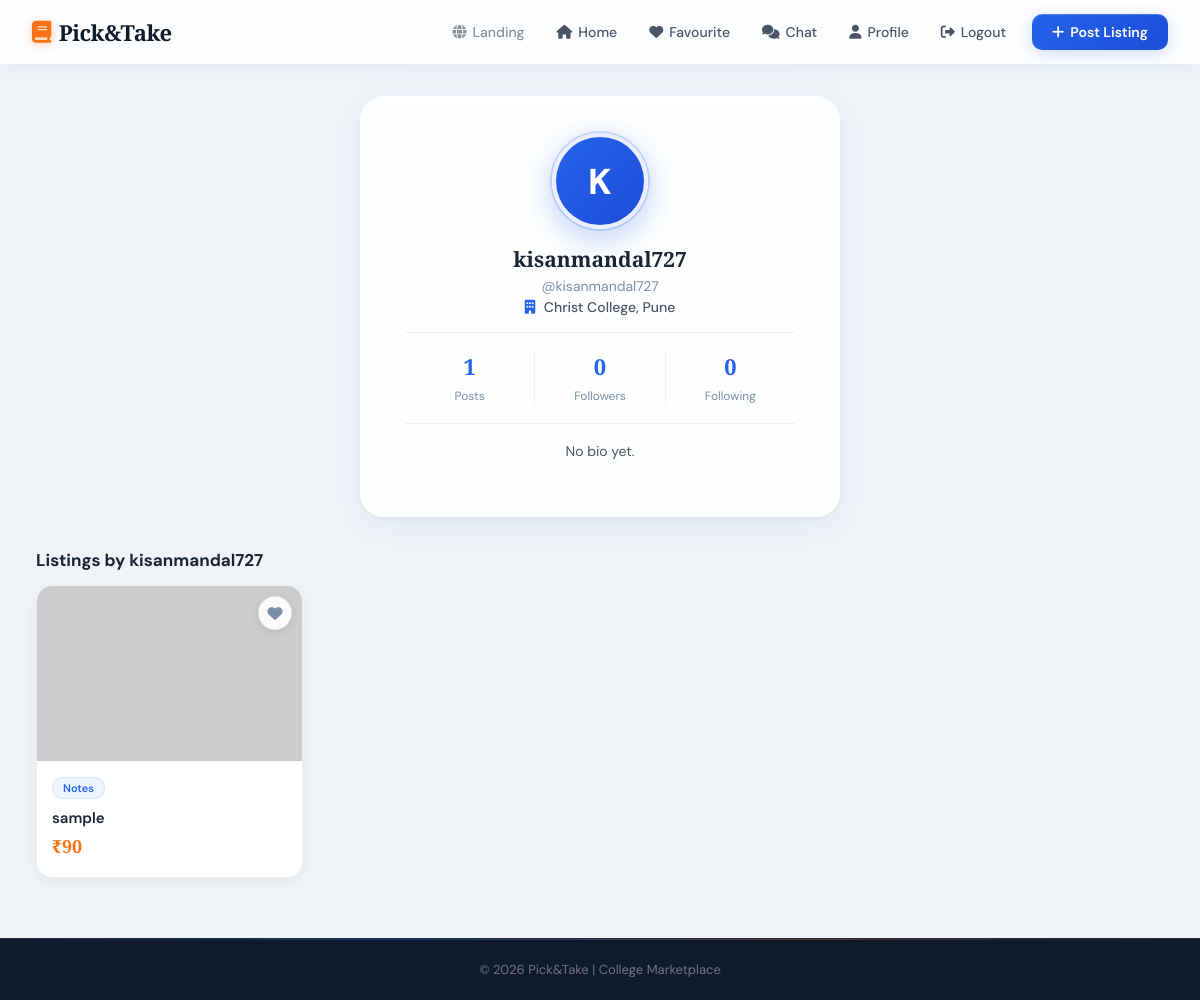
/user/kisanmandal727, run on the app's committed database.
### tables this page shows
CREATE TABLE users (
                id       INTEGER PRIMARY KEY,
                email    TEXT UNIQUE NOT NULL,
                password TEXT NOT NULL,
                name     TEXT,
                username TEXT,
                college  TEXT,
                bio      TEXT DEFAULT '',
                avatar   TEXT DEFAULT '',
                is_admin INTEGER DEFAULT 0,
                banned   INTEGER DEFAULT 0
            );

CREATE TABLE listings (
                id          TEXT PRIMARY KEY,
                title       TEXT NOT NULL,
                price       INTEGER DEFAULT 0,
                username    TEXT NOT NULL,
                image       TEXT DEFAULT '',
                category    TEXT NOT NULL,
                description TEXT DEFAULT '',
                pdf_file    TEXT DEFAULT '',
                sold        INTEGER DEFAULT 0,
                created_at  TIMESTAMP DEFAULT CURRENT_TIMESTAMP
            );

### app.py (the view)
@app.route("/user/<username>")
def public_profile(username):
    with get_db() as conn:
        cur = conn.cursor()
        cur.execute("SELECT * FROM users WHERE name=%s OR username=%s", (username, username))
        _u = cur.fetchone()
        user = dict(_u) if _u else None
        if not user:
            flash("User not found.", "error")
            return redirect(url_for("home"))
        cur.execute("SELECT * FROM listings WHERE username=%s ORDER BY created_at DESC", (username,))
        user_listings = [dict(r) for r in cur.fetchall()]
        cur.execute("SELECT COUNT(*) AS c FROM follows WHERE following=%s", (username,))
        follower_count = cur.fetchone()["c"]
        cur.execute("SELECT COUNT(*) AS c FROM follows WHERE follower=%s", (username,))
        following_count = cur.fetchone()["c"]
        fav_ids = []
        if "email" in session:
            cur.execute("SELECT listing_id FROM favourites WHERE user_email=%s", (session["email"],))
            fav_ids = [r["listing_id"] for r in cur.fetchall()]
        is_following = False
        if "name" in session:
            cur.execute("SELECT 1 FROM follows WHERE follower=%s AND following=%s",
                        (session["name"], username))
            is_following = bool(cur.fetchone())
    return render_template("public_profile.html", user=user, user_listings=user_listings,
                           follower_count=follower_count, following_count=following_count,
                           fav_ids=fav_ids, is_following=is_following,
                           is_own=session.get("name") == username)

### app.py (called while the page is built)
def get_db():
    if USE_POSTGRES:
        conn = psycopg2.connect(
            DATABASE_URL,
            cursor_factory=psycopg2.extras.RealDictCursor
        )
        return conn
    else:
        return SQLiteConnWrapper("picktake.db")

    def execute(self, sql, params=()):
        sql = sql.replace("%s", "?")
        self._cur.execute(sql, params)

    def fetchone(self):
        row = self._cur.fetchone()
        if row is None:
            return None
        cols = [d[0] for d in self._cur.description]
        return dict(zip(cols, row))

    def fetchall(self):
        rows = self._cur.fetchall()
        if not rows:
            return []
        cols = [d[0] for d in self._cur.description]
        return [dict(zip(cols, r)) for r in rows]

    def cursor(self):
        return SQLiteCursor(self._conn)

    def __enter__(self):
        return self

    def __exit__(self, *args):
        self._conn.commit()
        self._conn.close()

### templates/public_profile.html (shortened to what this page needs)
{% extends "base.html" %}
{% block extra_css %}
  <link rel="stylesheet" href="{{ url_for('static', filename='css/profile.css') }}">
{% endblock %}
{% block content %}
<div class="profile-container">
  <div class="profile-header">
    {% if user.avatar %}
      <img src="{{ user.avatar }}" class="profile-avatar-img"
           onerror="this.style.display='none';this.nextElementSibling.style.display='flex'">
      <div class="profile-avatar" style="display:none">{{ user.name[0]|upper }}</div>
    {% else %}
      <div class="profile-avatar">{{ user.name[0]|upper }}</div>
    {% endif %}
    <h2>{{ user.name }}</h2>
    <p class="email">@{{ user.username }}</p>
    <p class="college"><i class="fa fa-building"></i> {{ user.college or '—' }}</p>
    <div class="stats">
      <div><strong>{{ user_listings|length }}</strong><span>Posts</span></div>
      <div><strong id="fcount">{{ follower_count }}</strong><span>Followers</span></div>
      <div><strong>{{ following_count }}</strong><span>Following</span></div>
    </div>
    <p class="bio">{{ user.bio or 'No bio yet.' }}</p>
  </div>
  <h3 style="color:var(--text);font-size:17px;font-weight:700;margin:24px 0 14px;">
    Listings by {{ user.name }}
  </h3>
  {% if user_listings %}
    <div class="cards-grid">
      {% for l in user_listings %}
        <div class="card" data-id="{{ l.id }}"
             onclick="location.href='{{ url_for('listing_detail', listing_id=l.id) }}'">
          <div class="card-img">
            {% if l.image %}
              <img src="{{ l.image }}" alt="{{ l.title }}"
                   onerror="this.src='https://placehold.co/300x175/eff6ff/2563eb?text=No+Image'">
            {% else %}
              <img src="https://placehold.co/300x175/eff6ff/2563eb?text=No+Image" alt="{{ l.title }}">
            {% endif %}
            <i class="fa fa-heart fav-icon {% if l.id in fav_ids %}active{% endif %}"
               onclick="event.stopPropagation()"></i>
          </div>
          <div class="card-body">
            <span class="category-tag">{{ l.category }}</span>
            <h3>{{ l.title }}</h3>
            <p class="price">₹{{ l.price }}</p>
          </div>
        </div>
      {% endfor %}
    </div>
  {% else %}
    <div class="empty-state">
      <i class="fa fa-box-open"></i>
      <p>No listings yet.</p>
    </div>
  {% endif %}
</div>
{% endblock %}

### static/css/common.css (style rules this page uses)
:root { --bg: #f0f4f8; --bg2: #e8eef5; --surface: #ffffff; --surface2: #f7fafc; --border: #d1dce8; --border2: #c0cfde; --text: #1a2535; --text2: #4a5568; --text3: #7a8fa6; --accent: #2563eb; --accent2: #1d4ed8; --accent-light: #eff6ff; --accent-glow: rgba(37,99,235,0.2); --orange: #f97316; --orange-light: #fff7ed; --green: #10b981; --green-light: #ecfdf5; --red: #ef4444; --red-light: #fef2f2; --header-h: 64px; --shadow-sm: 0 1px 3px rgba(0,0,0,0.08), 0 1px 2px rgba(0,0,0,0.04); --shadow: 0 4px 24px rgba(0,0,0,0.08); --shadow-lg: 0 12px 48px rgba(0,0,0,0.12); --shadow-glow: 0 8px 32px rgba(37,99,235,0.25); --radius: 14px; --radius-sm: 9px; --navy: #0f1b2d; }
*, *::before, *::after { box-sizing: border-box; margin: 0; padding: 0; }
html { height: 100%; overflow-x: hidden; scroll-behavior: smooth; }
body { display: flex; flex-direction: column; min-height: 100vh; overflow-x: hidden; max-width: 100vw; font-family: 'DM Sans', 'Segoe UI', system-ui, sans-serif; background: var(--bg); color: var(--text); perspective: 1200px; }

### data on the page
users: name "K", name "kisanmandal727", username "kisanmandal727", college "Christ College, Pune", bio "No bio yet."
listings: category "Notes", title "sample", price "90"

### other printed values
{{ user_listings|length }} "1"
{{ follower_count }} "0"
{{ following_count }} "0"
